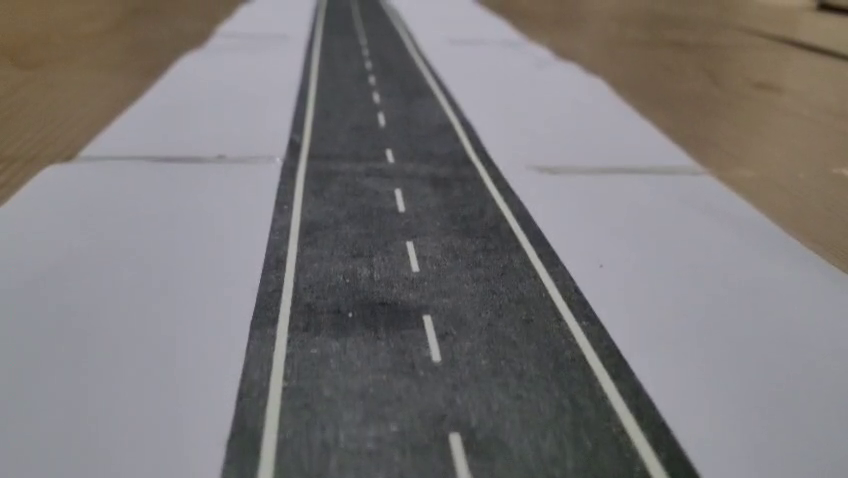
#> input picture frame 63 of otonom/2.mp4, 848 x 478 px
$ python den1.py
#> lines starting #> are read from the running program, lines starting #| are printed output that depends on the picture; after the words box and inside, x2 and y2 are one past the last pixel; in counts of white or black regions, pixels touching at a corner belong together
#> further down, frame is the input picture: shape (478, 848, 3); mean B, G, R 120.3, 119.8, 122.9
import matplotlib.pylab as plt
import cv2
import numpy as np

def region_of_interest(img, vertices):    ## ilgili resim ve 3 köşe noktası verilmişken maskelenmiş resmi geri döndüren fonksiyon
    mask = np.zeros_like(img)    ##her bir kareyi maskeliyoruz
    #channel_count = img.shape[2]
    match_mask_color = 255
    cv2.fillPoly(mask, vertices, match_mask_color)  ##Verilen köşe noktalarıyla (bu örnekte bir üçgen) maskenin içine beyaz bir alan
    masked_image = cv2.bitwise_and(img, mask)   ## Maskeyi, verilen resimle bitwise AND işlemi uygulayarak yalnızca maskelenmiş bölgeleri tutar, geri kalan alanları siyah yapar.
    return masked_image

def drow_the_lines(img, lines):     ## şerit çizgilerinin üzerinde renkli çizgi çizdiren fonksiyon
    img = np.copy(img)
    blank_image = np.zeros((img.shape[0], img.shape[1], 3), dtype=np.uint8)   ## orijinal resim ile aynı büyuklükte boş bir resim oluşturuyoruz.

    for line in lines:      ## bu for döngüsü ile daha önce oluşturduğumuz boş resimin içine tespit ettiğimiz tüm şerit çizgilerini ekliyoruz.
        for x1, y1, x2, y2 in line:
            cv2.line(blank_image, (x1,y1), (x2,y2), (0, 255, 0), thickness=10)    ## (0,255,0) yeşil renk, istenirse değiştirilebilir.

    img = cv2.addWeighted(img, 0.8, blank_image, 1, 0.0)    ## orijinal resim ile şerit çizgilerini içeren blank image üst üste ekleniyor. ağırlıklı (0.8) birleştirme uygulanıyor.
    return img


#image = cv2.cvtColor(image, cv2.COLOR_BGR2RGB)
def process(image):                               #### şerit algılamayı içeren tüm işlemleri process isimli bu fonksiyonda topluyoruz.
    print(image.shape)
#| (478, 848, 3)
    height = image.shape[0]
#> height = 478
    width = image.shape[1]
#> width = 848
    region_of_interest_vertices = [      ## Üçgen şeklinde sınırlı alanımızın üç noktadaki köşelerini tanımlıyoruz.
        (0, height),
        (width/2, height/2),
        (width, height)
    ]
#> region_of_interest_vertices = [(0, 478), (424, 239), (848, 478)]
    gray_image = cv2.cvtColor(image, cv2.COLOR_RGB2GRAY)   ## resmi gri ölçeğe dönüştürme
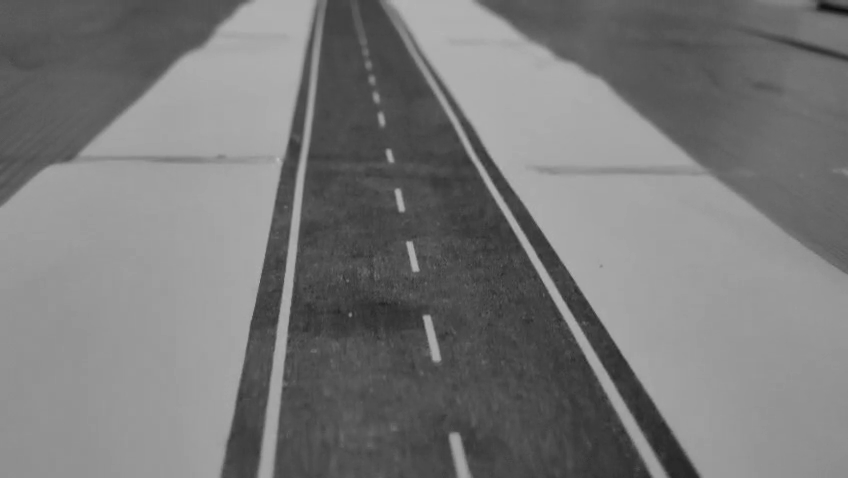
#> gray_image: shape (478, 848); min 13, max 189, mean 120.3
    canny_image = cv2.Canny(gray_image, 100, 120)          ## Canny fonksiyonu ile iki eşik değeri (100,120) arasında kenar çizgileri algılatıyoruz (edge detection)
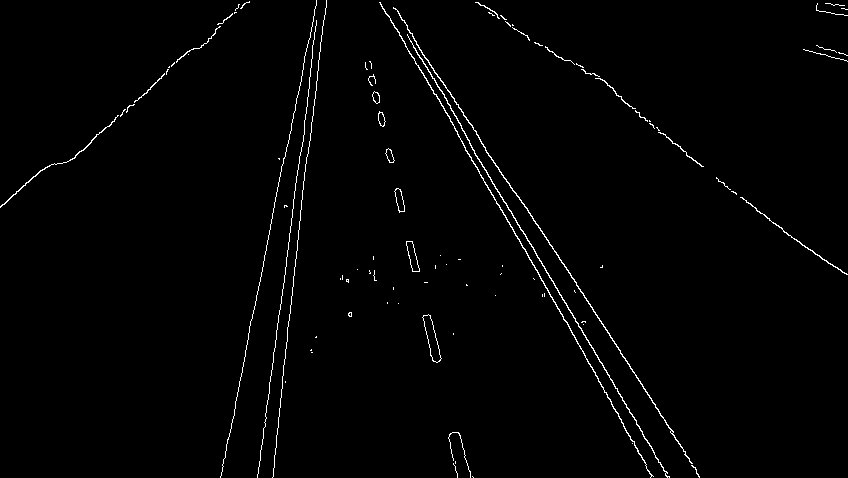
#> canny_image: shape (478, 848); 1.3% white in thin lines or dots
    cropped_image = region_of_interest(canny_image,        ##yalnızca bell üçgen alanını tutar gerisini maskeler
                    np.array([region_of_interest_vertices], np.int32),)
#> in region_of_interest, `cv2.fillPoly(mask, vertices, match_mask_color)`:
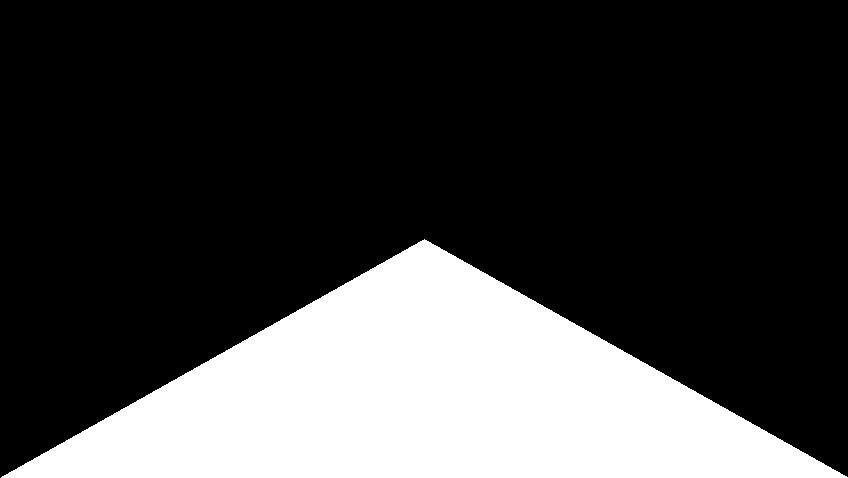
#> mask: shape (478, 848); 25% white; 1 white region, box (x1, y1, x2, y2) and area: (1, 239, 848, 478) 101521
#> in region_of_interest, `masked_image = cv2.bitwise_and(img, mask)`:
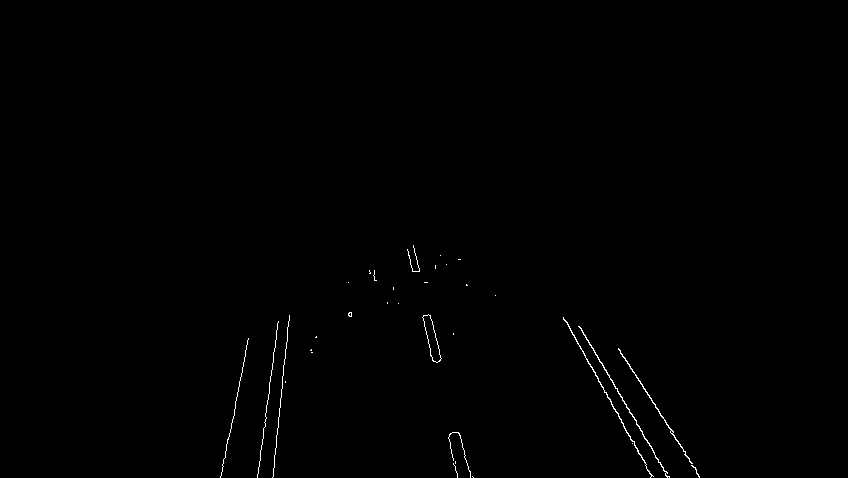
#> masked_image: shape (478, 848); 0.37% white in thin lines or dots, all inside (x1, y1, x2, y2) = (220, 245, 700, 478)
    lines = cv2.HoughLinesP(cropped_image,        ## HoughLinesP transform ile probabilistik (olasılıksal) dönüştürme yapılıyor.
                            rho=2,                ## burada HoughLinesP transform ile resimdeki çizgiler (şerit çizgileri) tanımlanmış oluyor.
                            theta=np.pi/180,
                            threshold=50,
                            lines=np.array([]),
                            minLineLength=40,
                            maxLineGap=100)
#> lines = [[587, 361, 653, 476], [258, 473, 277, 323], [579, 326, 669, 476], [272, 477, 289, 315], [618, 348, 685, 451], [220, 476, 245, 355], [408, 251, 455, 470], [585, 357, 618, 413], [618, 349, 696, 470], [413, 246, 470, 477], [621, 422, 651, 475], [591, 345, 666, 475]]
    image_with_lines = drow_the_lines(image, lines)
#> the loop in drow_the_lines, `for line in lines:` made 12 passes
#> after the loop in drow_the_lines, `for line in lines:`:
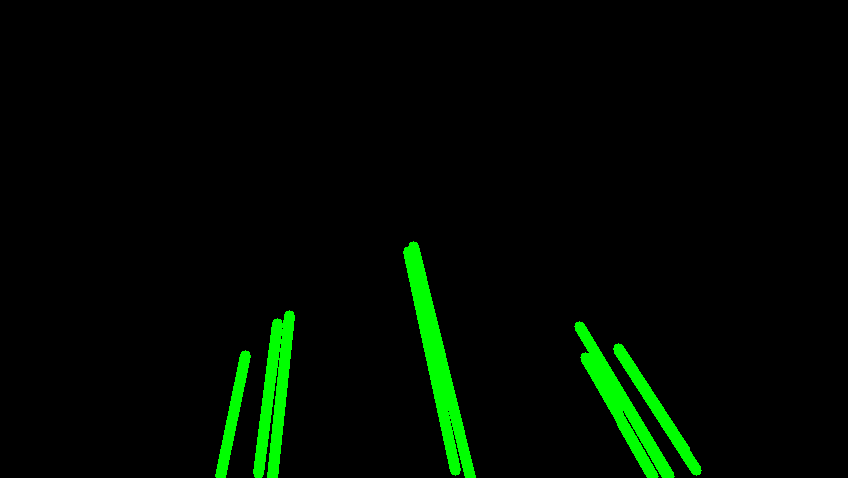
#> blank_image: shape (478, 848, 3); mean of channels 0, 1, 2 0, 9.6, 0; drawn as B, G, R
#> in drow_the_lines, `img = cv2.addWeighted(img, 0.8, blank_image, 1, 0.0)`:
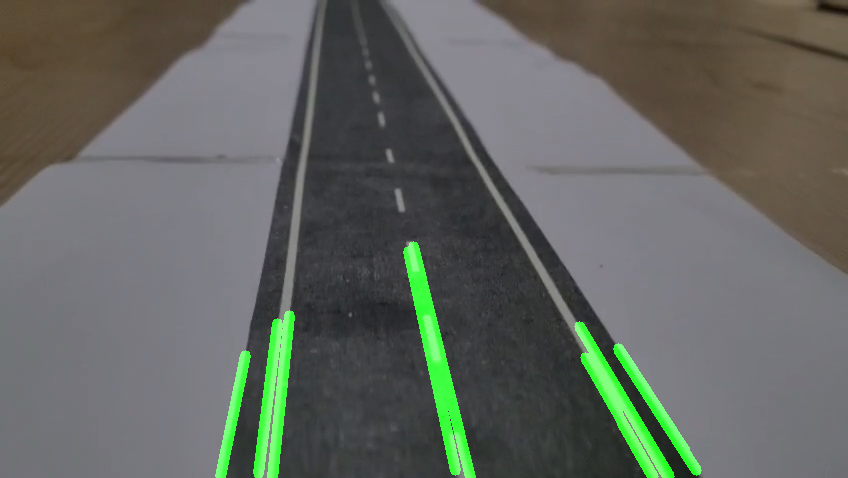
#> img: shape (478, 848, 3); mean B, G, R 96.3, 102.3, 98.3
    return image_with_lines

cap = cv2.VideoCapture('2.mp4')     #### video dosyasından okutuyoruz.

while cap.isOpened():                    #### video capture açık olduğu sürece bu while döngüsü devam edecek. Q tuşuna basılınca döngü bitecek.
    ret, frame = cap.read()
    frame = process(frame)
    cv2.imshow('frame', frame)
    if cv2.waitKey(1) & 0xFF == ord('q'):
#> (key q is pressed here)
        break

cap.release()
cv2.destroyAllWindows()

$ run again, starting later in the video
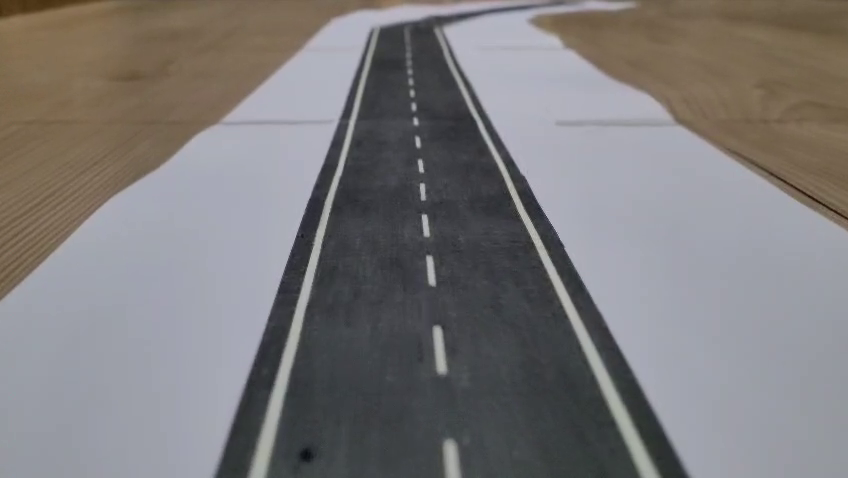
#> input picture frame 284 of otonom/2.mp4, 848 x 478 px
#> frame is the input picture: shape (478, 848, 3); mean B, G, R 122.8, 122.3, 124.7
#| (478, 848, 3)
#> in process, `canny_image = cv2.Canny(gray_image, 100, 120)`:
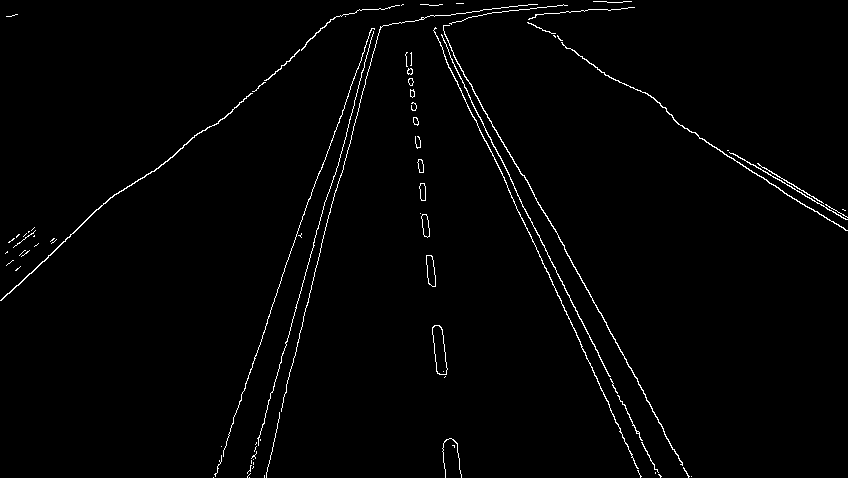
#> canny_image: shape (478, 848); 1.5% white in thin lines or dots
#> mask: shape (478, 848); 25% white; 1 white region, box (x1, y1, x2, y2) and area: (1, 239, 848, 478) 101521
#> masked_image: shape (478, 848); 0.36% white in thin lines or dots, all inside (x1, y1, x2, y2) = (213, 255, 692, 478)
#> lines = [[576, 335, 641, 476], [586, 330, 661, 476], [620, 349, 688, 477], [266, 477, 305, 308], [426, 255, 445, 477], [215, 476, 254, 357], [247, 472, 291, 326], [432, 256, 455, 442], [613, 387, 660, 477], [249, 474, 285, 342], [241, 400, 255, 355]]
#> the loop in drow_the_lines, `for line in lines:` made 11 passes
#> in drow_the_lines, `img = cv2.addWeighted(img, 0.8, blank_image, 1, 0.0)`:
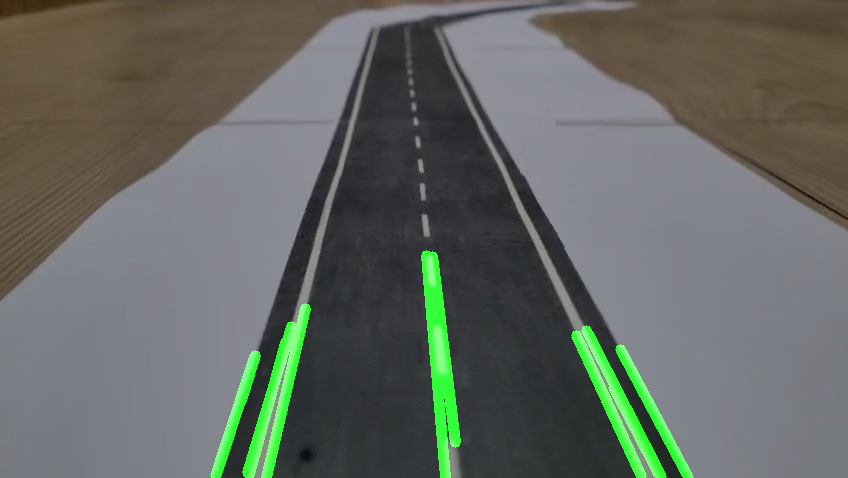
#> img: shape (478, 848, 3); mean B, G, R 98.2, 104.1, 99.8

$ run again, starting later in the video
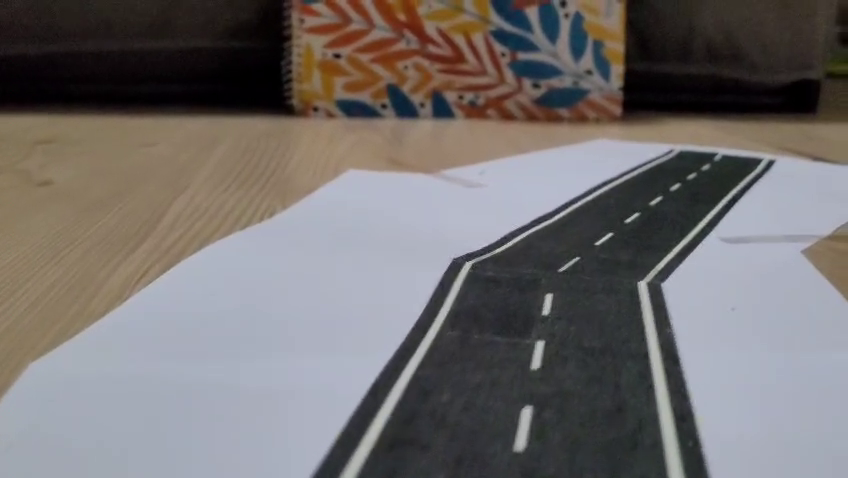
#> input picture frame 506 of otonom/2.mp4, 848 x 478 px
#> frame is the input picture: shape (478, 848, 3); mean B, G, R 109.7, 110, 114.1
#| (478, 848, 3)
#> in process, `canny_image = cv2.Canny(gray_image, 100, 120)`:
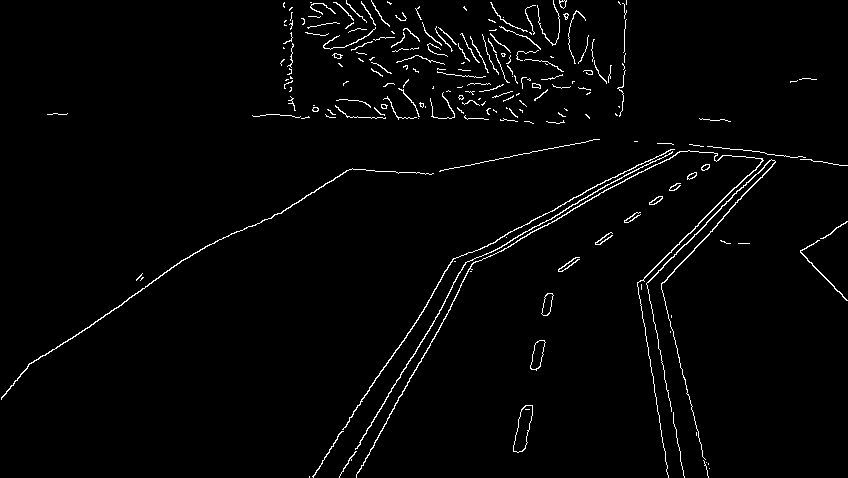
#> canny_image: shape (478, 848); 2.1% white in thin lines or dots
#> mask: shape (478, 848); 25% white; 1 white region, box (x1, y1, x2, y2) and area: (1, 239, 848, 478) 101521
#> masked_image: shape (478, 848); 0.39% white in thin lines or dots, all inside (x1, y1, x2, y2) = (309, 257, 710, 478)
#> lines = [[339, 477, 449, 293], [356, 477, 471, 269], [312, 476, 454, 258], [651, 367, 666, 471], [412, 357, 465, 262], [664, 374, 684, 477], [686, 386, 708, 477], [386, 365, 453, 258], [523, 450, 550, 310], [366, 458, 409, 378], [398, 348, 455, 261], [513, 451, 521, 409]]
#> the loop in drow_the_lines, `for line in lines:` made 12 passes
#> in drow_the_lines, `img = cv2.addWeighted(img, 0.8, blank_image, 1, 0.0)`:
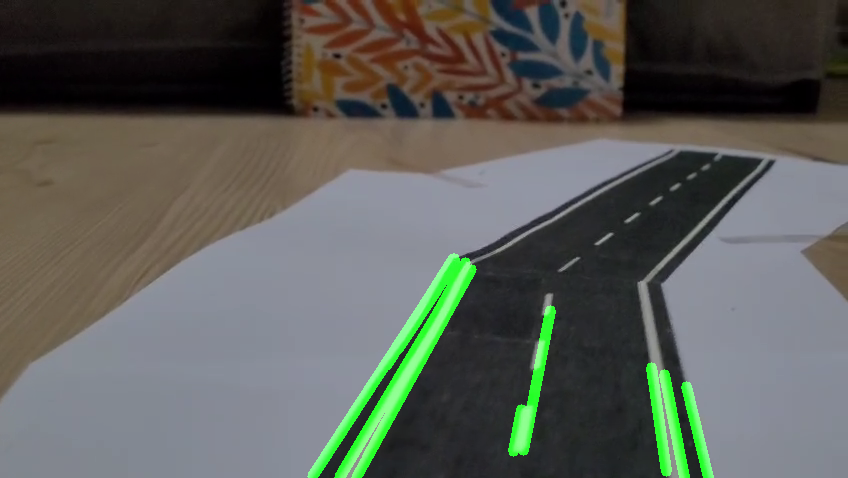
#> img: shape (478, 848, 3); mean B, G, R 87.8, 93.9, 91.2
